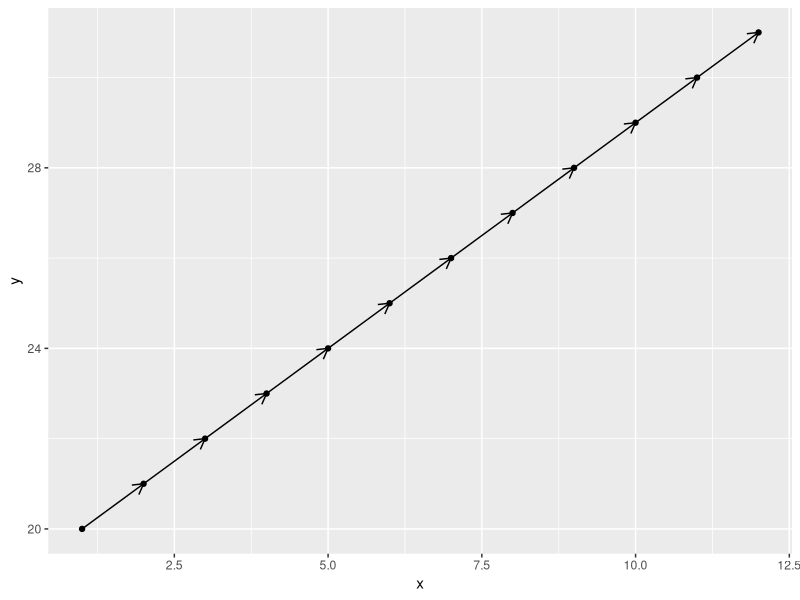
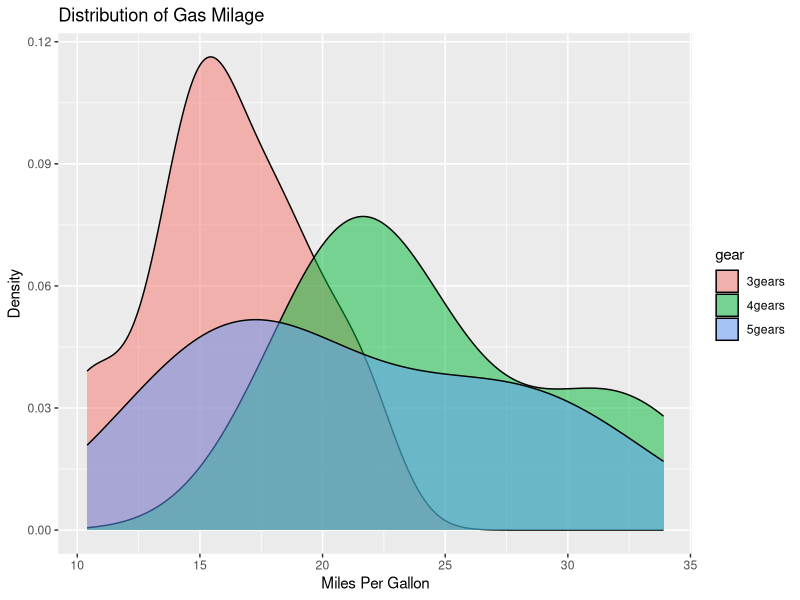

The R source for these figures, in order:
library("ggplot2")
library("plyr")
library("scales")
library("grid")
setwd("@Target")
df <- data.frame(x=1:12, y=20:31, z=1:12)
p <- ggplot(df, aes(x=x, y=y)) +
  geom_point() +
  geom_segment(aes(xend=c(tail(x, n=-1), NA), yend=c(tail(y, n=-1), NA)),
               arrow=arrow(length=unit(0.3,"cm")))
ggsave(plot = p, filename = "fig1.png")


# create factors with value labels 
mtcars$gear <- factor(mtcars$gear,levels=c(3,4,5),
  	labels=c("3gears","4gears","5gears")) 
mtcars$am <- factor(mtcars$am,levels=c(0,1),
  	labels=c("Automatic","Manual")) 
mtcars$cyl <- factor(mtcars$cyl,levels=c(4,6,8),
   labels=c("4cyl","6cyl","8cyl")) 

# Kernel density plots for mpg
# grouped by number of gears (indicated by color)
p<-qplot(mpg, data=mtcars, geom="density", fill=gear, alpha=I(.5), 
   main="Distribution of Gas Milage", xlab="Miles Per Gallon", 
   ylab="Density")
ggsave(plot = p, filename = "fig2.png")
